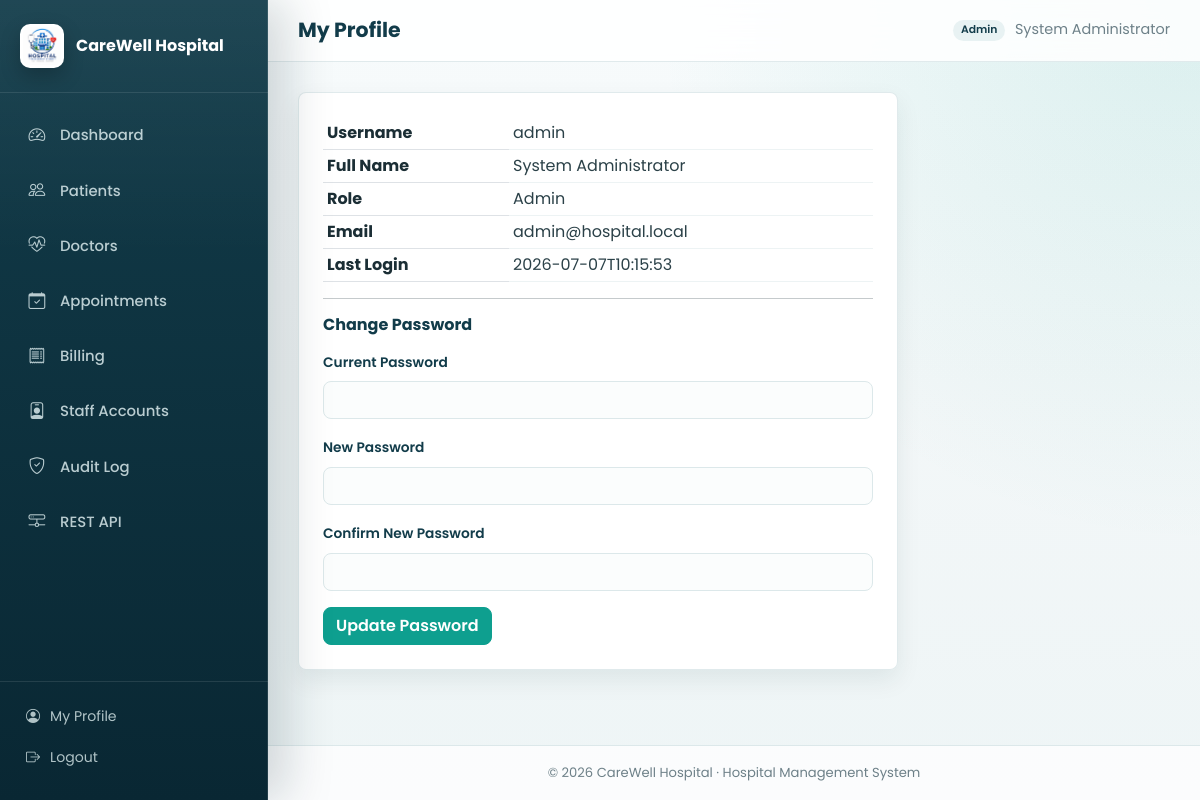
Screenshot of /profile (signed in) with the database file from the repository.
### tables this page shows
CREATE TABLE users (
        id INTEGER PRIMARY KEY AUTOINCREMENT,
        username TEXT NOT NULL UNIQUE,
        password_hash TEXT NOT NULL,
        full_name TEXT NOT NULL,
        role TEXT NOT NULL CHECK(role IN ('admin', 'doctor', 'receptionist')),
        email TEXT,
        phone TEXT,
        doctor_id INTEGER,
        is_active INTEGER NOT NULL DEFAULT 1,
        last_login TEXT,
        created_at TEXT NOT NULL DEFAULT (datetime('now')),
        FOREIGN KEY (doctor_id) REFERENCES doctors(id) ON DELETE SET NULL
    );

### app.py (the view, shortened to what this page needs)
@app.route("/profile", methods=["GET", "POST"])
@login_required
def profile():
    conn = get_db_connection()
    user = conn.execute(
        "SELECT * FROM users WHERE id = ?", (session["user_id"],)
    ).fetchone()
    conn.close()
    return render_template("profile.html", user=user)

### app.py (called while the page is built)
@app.after_request
def set_security_headers(response):
    response.headers["X-Content-Type-Options"] = "nosniff"
    response.headers["X-Frame-Options"] = "SAMEORIGIN"
    response.headers["Referrer-Policy"] = "same-origin"
    return response

@app.before_request
def ensure_csrf_token():
    if "csrf_token" not in session:
        session["csrf_token"] = secrets.token_hex(16)
    session.permanent = True

@app.context_processor
def inject_globals():
    return {
        "hospital_name": HOSPITAL_NAME,
        "csrf_token": session.get("csrf_token", ""),
        "current_user": session.get("username"),
        "current_role": session.get("role"),
        "now": datetime.now(),
    }

### utils.py (called while the page is built)
def get_db_connection():
    conn = sqlite3.connect(DB_NAME)
    conn.row_factory = sqlite3.Row
    conn.execute("PRAGMA foreign_keys = ON")
    return conn

def login_required(f):
    @wraps(f)
    def decorated_function(*args, **kwargs):
        if "user_id" not in session:
            flash("Please log in to continue.", "warning")
            return redirect(url_for("login"))
        return f(*args, **kwargs)
    return decorated_function

### templates/profile.html (shortened to what this page needs)
{% extends "base.html" %}
{% block page_title %}My Profile{% endblock %}
{% block content %}
<div class="panel" style="max-width:600px">
  <table class="table table-sm">
    <tr><th>Username</th><td>{{ user.username }}</td></tr>
    <tr><th>Full Name</th><td>{{ user.full_name }}</td></tr>
    <tr><th>Role</th><td class="text-capitalize">{{ user.role }}</td></tr>
    <tr><th>Email</th><td>{{ user.email or '-' }}</td></tr>
    <tr><th>Last Login</th><td>{{ user.last_login or 'This is your first login' }}</td></tr>
  </table>
  <hr>
  <h5>Change Password</h5>
  <form method="POST">
    <div class="mb-3">
      <label class="form-label">Current Password</label>
      <input type="password" name="current_password" class="form-control" required>
    </div>
    <div class="mb-3">
      <label class="form-label">New Password</label>
      <input type="password" name="new_password" class="form-control" minlength="8" required>
    </div>
    <div class="mb-3">
      <label class="form-label">Confirm New Password</label>
      <input type="password" name="confirm_password" class="form-control" minlength="8" required>
    </div>
    <button type="submit" class="btn btn-primary">Update Password</button>
  </form>
</div>
{% endblock %}

### templates/base.html (shortened to what this page needs)
<!DOCTYPE html>
<html lang="en">
<head>
<link href="https://cdn.jsdelivr.net/npm/bootstrap@5.3.3/dist/css/bootstrap.min.css" rel="stylesheet">
<link href="https://cdn.jsdelivr.net/npm/bootstrap-icons@1.11.3/font/bootstrap-icons.css" rel="stylesheet">
<link rel="stylesheet" href="{{ url_for('static', filename='style.css') }}">
</head>
<body>
{% if session.get('user_id') %}
<div class="app-shell">
  <aside class="sidebar" id="sidebar">
    <div class="sidebar-brand">
      <img src="{{ url_for('static', filename='logo.png') }}" alt="logo">
      <span>{{ hospital_name }}</span>
    </div>
    <nav class="sidebar-nav">
      <a href="{{ url_for('dashboard') }}" class="{{ 'active' if request.endpoint=='dashboard' }}">
        <i class="bi bi-speedometer2"></i> Dashboard
      </a>
      <a href="{{ url_for('patients') }}" class="{{ 'active' if request.endpoint in ['patients','view_patient','add_patient','edit_patient'] }}">
        <i class="bi bi-people"></i> Patients
      </a>
      <a href="{{ url_for('doctors') }}" class="{{ 'active' if request.endpoint in ['doctors','add_doctor','edit_doctor'] }}">
        <i class="bi bi-heart-pulse"></i> Doctors
      </a>
      <a href="{{ url_for('appointments') }}" class="{{ 'active' if request.endpoint in ['appointments','book_appointment','edit_appointment'] }}">
        <i class="bi bi-calendar-check"></i> Appointments
      </a>
      {% if current_role in ['admin','receptionist'] %}
      <a href="{{ url_for('bills') }}" class="{{ 'active' if request.endpoint in ['bills','billing','view_bill'] }}">
        <i class="bi bi-receipt"></i> Billing
      </a>
      {% endif %}
      {% if current_role == 'admin' %}
      <a href="{{ url_for('users') }}" class="{{ 'active' if request.endpoint in ['users','add_user','edit_user'] }}">
        <i class="bi bi-person-badge"></i> Staff Accounts
      </a>
      <a href="{{ url_for('audit_log_view') }}" class="{{ 'active' if request.endpoint=='audit_log_view' }}">
        <i class="bi bi-shield-check"></i> Audit Log
      </a>
      {% endif %}
      <a href="{{ url_for('api_home') }}" target="_blank">
        <i class="bi bi-hdd-network"></i> REST API
      </a>
    </nav>
    <div class="sidebar-footer">
      <a href="{{ url_for('profile') }}"><i class="bi bi-person-circle"></i> My Profile</a>
      <a href="{{ url_for('logout') }}"><i class="bi bi-box-arrow-right"></i> Logout</a>
    </div>
  </aside>
  <div class="main-area">
    <header class="topbar">
      <h1 class="page-title">{% block page_title %}Dashboard{% endblock %}</h1>
      <div class="topbar-user">
        <span class="badge text-bg-secondary text-capitalize">{{ current_role }}</span>
        <span>{{ session.get('full_name', current_user) }}</span>
      </div>
    </header>
    <main class="content">
      {% block content %}{% endblock %}
    </main>
    <footer class="app-footer">
      &copy; {{ now.year }} {{ hospital_name }} &middot; Hospital Management System
    </footer>
  </div>
</div>
{% else %}
  {% block auth_content %}{% endblock %}
{% endif %}
</body>
</html>

### static/style.css (style rules this page uses)
:root { --primary:#123C4A; --primary-dark:#092733; --primary-light:#1E5B68; --secondary:#0E9F8F; --secondary-dark:#087E73; --accent:#C89B3C; --background:#F3F7F8; --surface:#FFFFFF; --surface-soft:#F8FBFC; --border:#DCE8EA; --text:#1B2E35; --muted:#6D8088; --danger:#C93D3D; --warning:#D89120; --success:#1B8A5A; --info:#2F78B7; --shadow:0 18px 45px rgba(13,45,55,.10); --shadow-soft:0 10px 24px rgba(13,45,55,.08); --sidebar-width:268px; }
* { box-sizing:border-box; }
html { min-height:100%; }
body { margin:0; min-height:100%; font-family:'Poppins',sans-serif; background: radial-gradient(circle at top right, rgba(14,159,143,.12), transparent 34rem), linear-gradient(180deg, #F7FBFC 0%, var(--background) 48%, #EEF5F6 100%); color:var(--text); -webkit-font-smoothing:antialiased; }
a { text-decoration:none; }
.btn { border-radius:8px; font-weight:600; letter-spacing:0; box-shadow:none !important; }
.btn-primary { --bs-btn-bg:var(--secondary); --bs-btn-border-color:var(--secondary); --bs-btn-hover-bg:var(--secondary-dark); --bs-btn-hover-border-color:var(--secondary-dark); --bs-btn-active-bg:var(--primary); --bs-btn-active-border-color:var(--primary); }
.badge { border-radius:999px; padding:.45em .7em; font-weight:600; }
.text-bg-secondary { color:var(--primary) !important; background:#E8F2F3 !important; }
.form-label { color:var(--primary); font-size:.86rem; font-weight:600; }
.form-control, .form-select, .input-group-text { border-color:var(--border); border-radius:8px; }
.form-control, .form-select { background:#FBFDFD; color:var(--text); }
.table { --bs-table-color:var(--text); --bs-table-hover-bg:#F0F8F8; margin-bottom:0; }
.table tbody td { border-color:#EDF3F4; color:#2B4148; }
.app-shell { display:flex; min-height:100vh; }
.sidebar { width:var(--sidebar-width); background: linear-gradient(180deg, rgba(255,255,255,.06), transparent 16rem), linear-gradient(180deg, var(--primary) 0%, var(--primary-dark) 100%); color:#fff; display:flex; flex-direction:column; position:fixed; top:0; left:0; bottom:0; z-index:1000; transition:transform .25s ease; box-shadow:18px 0 45px rgba(9,39,51,.18); }
.sidebar::after { content:""; position:absolute; inset:0; pointer-events:none; border-right:1px solid rgba(255,255,255,.10); }
.sidebar-brand { display:flex; align-items:center; gap:12px; padding:24px 20px; border-bottom:1px solid rgba(255,255,255,.10); font-weight:700; font-size:1rem; line-height:1.25; }
.sidebar-brand img { height:44px; width:44px; border-radius:10px; object-fit:cover; background:#fff; padding:3px; box-shadow:0 8px 20px rgba(0,0,0,.22); }
.sidebar-nav { flex:1; padding:18px 12px; overflow-y:auto; }
.sidebar-nav a { display:flex; align-items:center; gap:12px; color:rgba(235,249,250,.78); padding:12px 14px; border-radius:8px; margin-bottom:6px; font-size:.93rem; font-weight:500; transition:background .18s ease, color .18s ease, transform .18s ease; }
.sidebar-nav a i { font-size:1.05rem; width:22px; text-align:center; }
.sidebar-footer { padding:14px 12px 22px; border-top:1px solid rgba(255,255,255,.10); }
.sidebar-footer a { display:flex; align-items:center; gap:10px; color:rgba(235,249,250,.74); padding:10px 14px; border-radius:8px; font-size:.88rem; }
.main-area { margin-left:var(--sidebar-width); flex:1; display:flex; flex-direction:column; min-height:100vh; }
.topbar { display:flex; align-items:center; justify-content:space-between; gap:18px; background:rgba(255,255,255,.86); backdrop-filter:blur(16px); padding:18px 30px; border-bottom:1px solid rgba(220,232,234,.88); position:sticky; top:0; z-index:900; }
.page-title { font-size:1.28rem; font-weight:700; margin:0; color:var(--primary); }
.topbar-user { display:flex; align-items:center; gap:10px; font-size:.9rem; color:var(--muted); white-space:nowrap; }
.content { padding:30px; flex:1; }
.app-footer { text-align:center; padding:17px; font-size:.82rem; color:var(--muted); border-top:1px solid var(--border); background:rgba(255,255,255,.76); }
.panel { background:rgba(255,255,255,.96); border-radius:8px; box-shadow:var(--shadow-soft); padding:24px; margin-bottom:0; border:1px solid rgba(220,232,234,.88); }
.panel h5 { color:var(--primary); font-size:1rem; font-weight:700; margin-bottom:16px; }

### rows the page displays
users: get "System Administrator", username "admin", full_name "System Administrator", role "Admin", email "admin@hospital.local", last_login "2026-07-07T10:15:53"

### other values shown
{{ hospital_name }} "CareWell Hospital"
{{ current_role }} "Admin"
